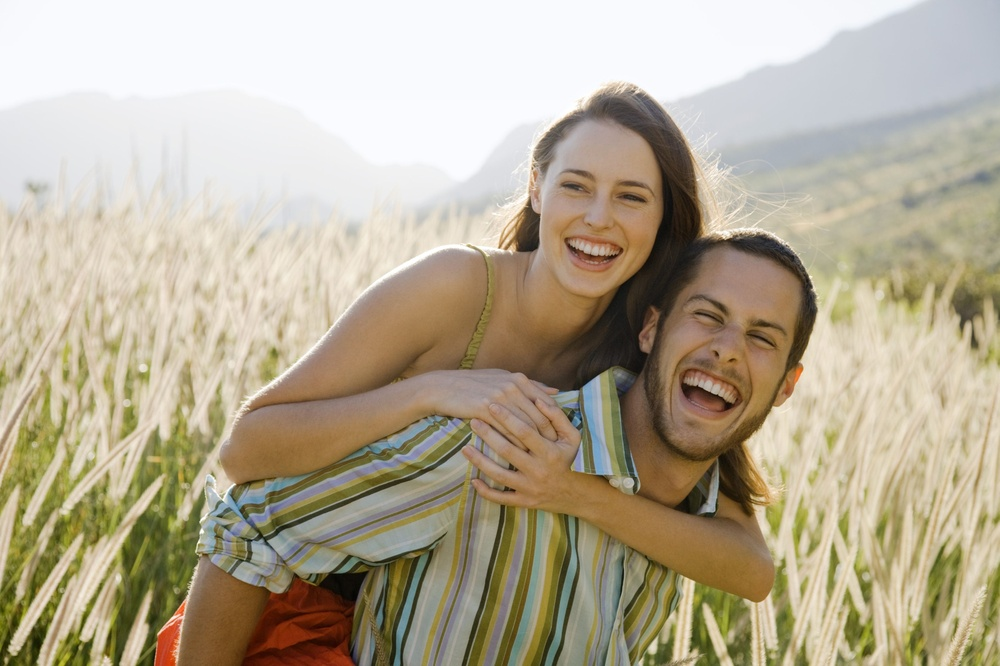
#> input picture 1.jpg, 1000 x 666 px, shrunk from 3634 x 2422 before the run
$ python main2.py   (older library calls are emulated)
#> lines starting #> are read from the running program, lines starting #| are printed output that depends on the picture; after the words box and inside, x2 and y2 are one past the last pixel; in counts of white or black regions, pixels touching at a corner belong together
import cv2
import matplotlib.pyplot as plt

# %matplotlib inline

# Get user supplied values
imagePath = "1.jpg"
cascPath = "haarcascade_frontalface_default.xml"

# Create the haar cascade
faceCascade = cv2.CascadeClassifier(cascPath)

# Create the haar cascade
faceCascade = cv2.CascadeClassifier(cascPath)

# Read the image
image = cv2.imread(imagePath)
#> image is the input picture: shape (666, 1000, 3); mean B, G, R 148.5, 170.5, 180.9

plt.imshow(image)
plt.show()

gray = cv2.cvtColor(image, cv2.COLOR_BGR2GRAY)
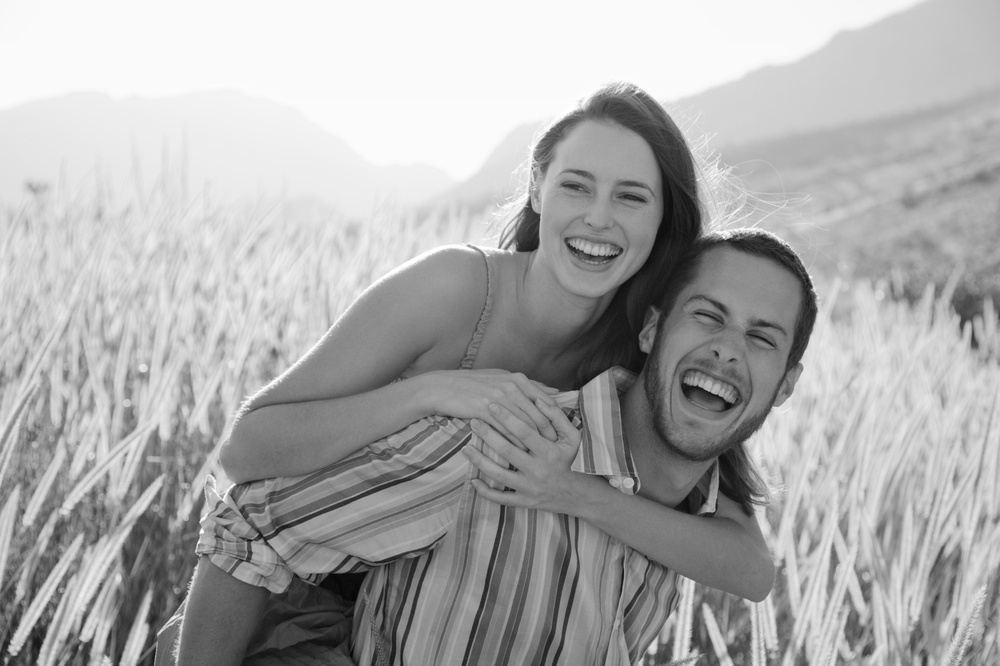
#> gray: shape (666, 1000); min 4, max 255, mean 171.1

# Detect faces in the image
faces = faceCascade.detectMultiScale(
    gray,
    scaleFactor=1.1,
    minNeighbors=5,
    minSize=(30, 30),
    flags=cv2.CASCADE_SCALE_IMAGE  # flags = cv2.cv.CV_HAAR_SCALE_IMAGE
)
#> faces = [[530, 135, 148, 148], [649, 260, 168, 168]]

print("Found {0} faces!".format(len(faces)))
#| Found 2 faces!

# Draw a rectangle around the faces
for (x, y, w, h) in faces:
    cv2.rectangle(image, (x, y), (x + w, y + h), (0, 255, 0), 2)
#> this loop made 2 passes
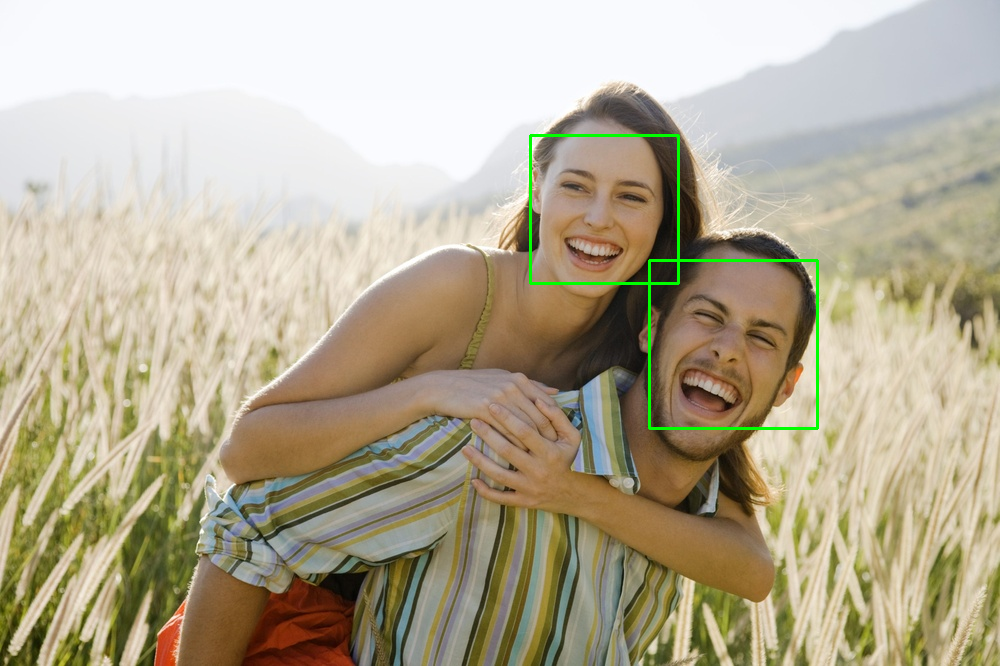
#> image: shape (666, 1000, 3); 0.57% of pixels changed, all inside (x1, y1, x2, y2) = (529, 134, 819, 430)

plt.imshow(image)
plt.show()

$ run again, with 2.jpg copied over 1.jpg
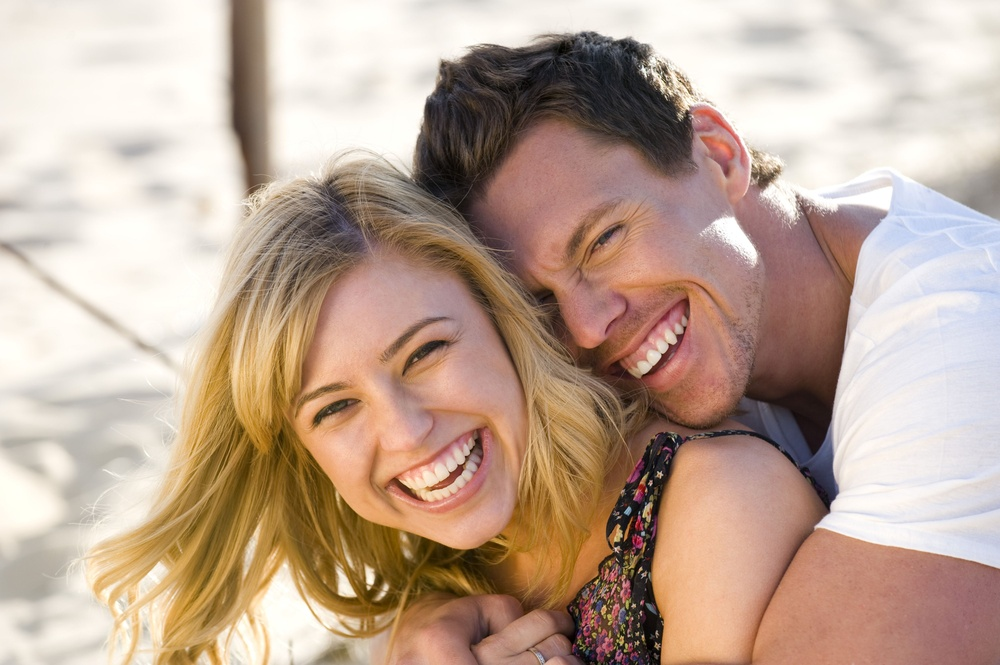
#> input picture 2.jpg, 1000 x 665 px, shrunk from 4001 x 2662 before the run
#> image is the input picture: shape (665, 1000, 3); mean B, G, R 150.6, 166.9, 190.8
#> `gray = cv2.cvtColor(image, cv2.COLOR_BGR2GRAY)`:
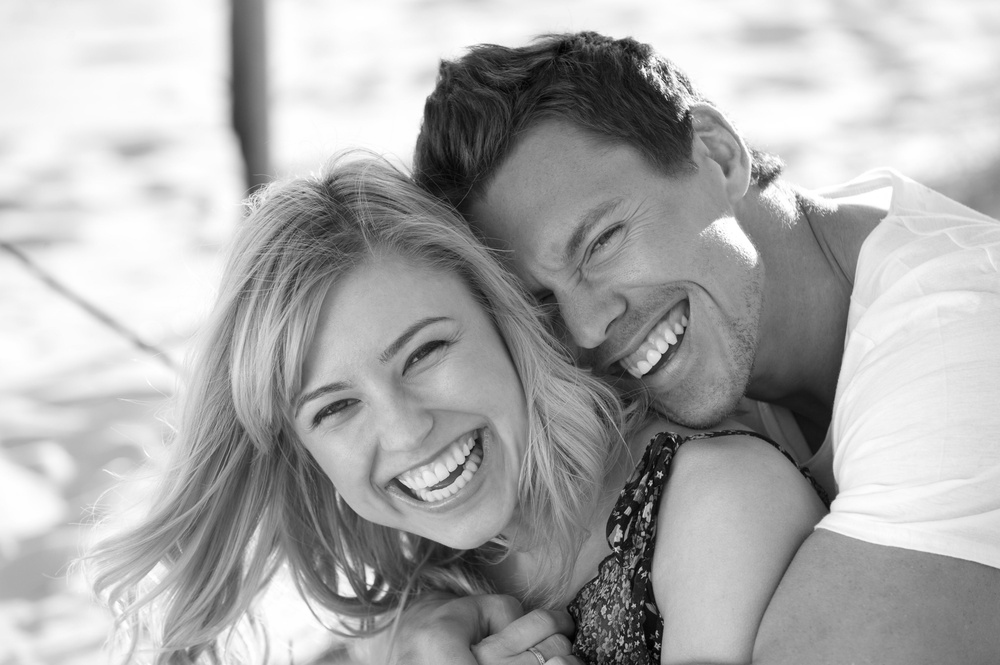
#> gray: shape (665, 1000); min 0, max 255, mean 172.2
#> faces = ()
#| Found 0 faces!

$ run again, with 3.jpeg copied over 1.jpg
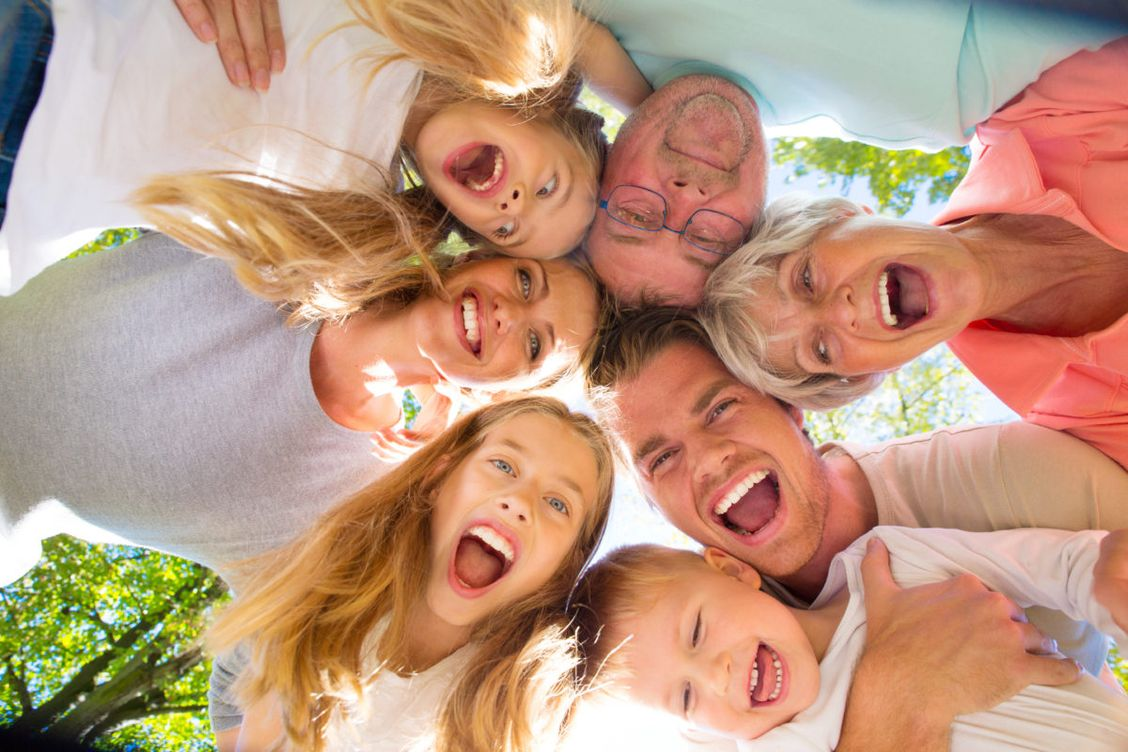
#> input picture 3.jpeg, 1128 x 752 px
#> image is the input picture: shape (752, 1128, 3); mean B, G, R 128.1, 151.6, 189.2
#> `gray = cv2.cvtColor(image, cv2.COLOR_BGR2GRAY)`:
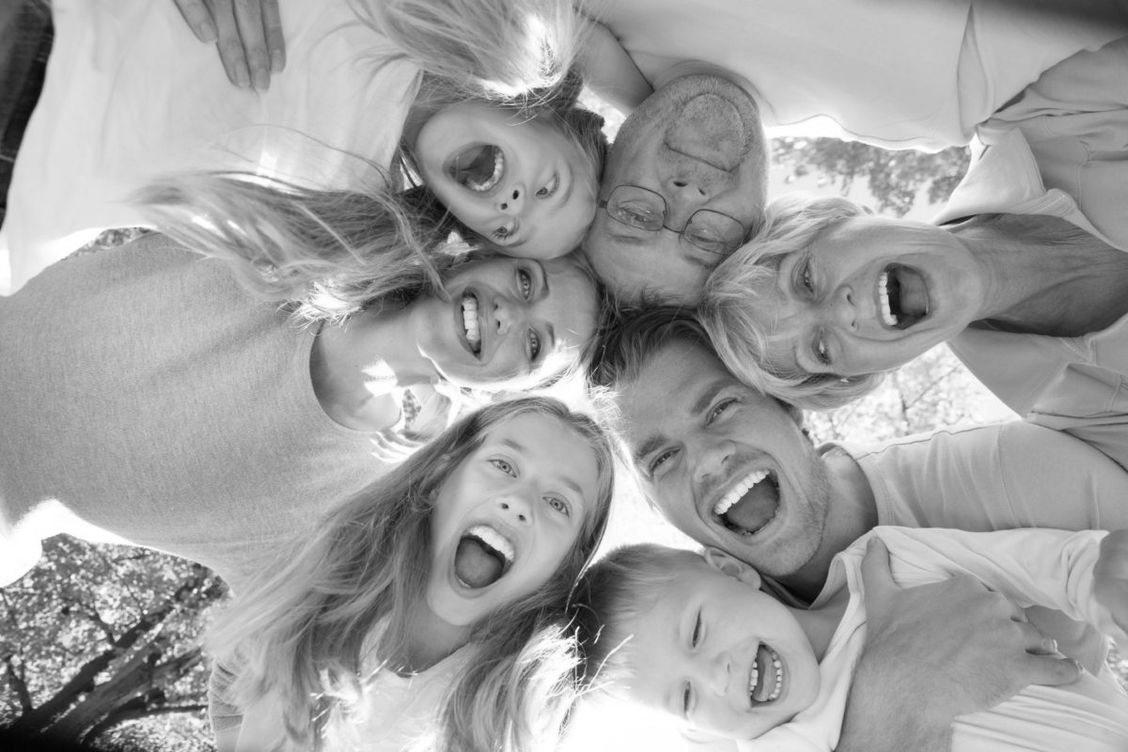
#> gray: shape (752, 1128); min 2, max 255, mean 160.2
#> faces = [[467, 278, 73, 73], [395, 36, 192, 192]]
#| Found 2 faces!
#> the loop `for (x, y, w, h) in faces:` made 2 passes
#> after the loop `for (x, y, w, h) in faces:`:
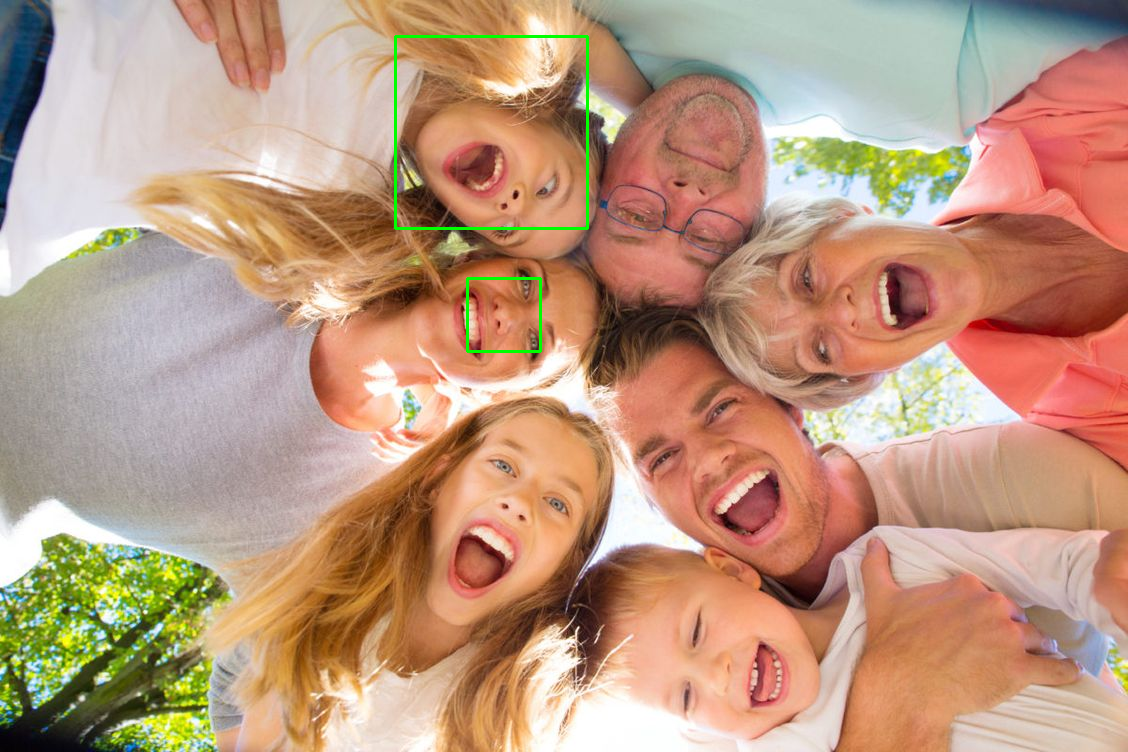
#> image: shape (752, 1128, 3); 0.37% of pixels changed, all inside (x1, y1, x2, y2) = (394, 35, 589, 353)
